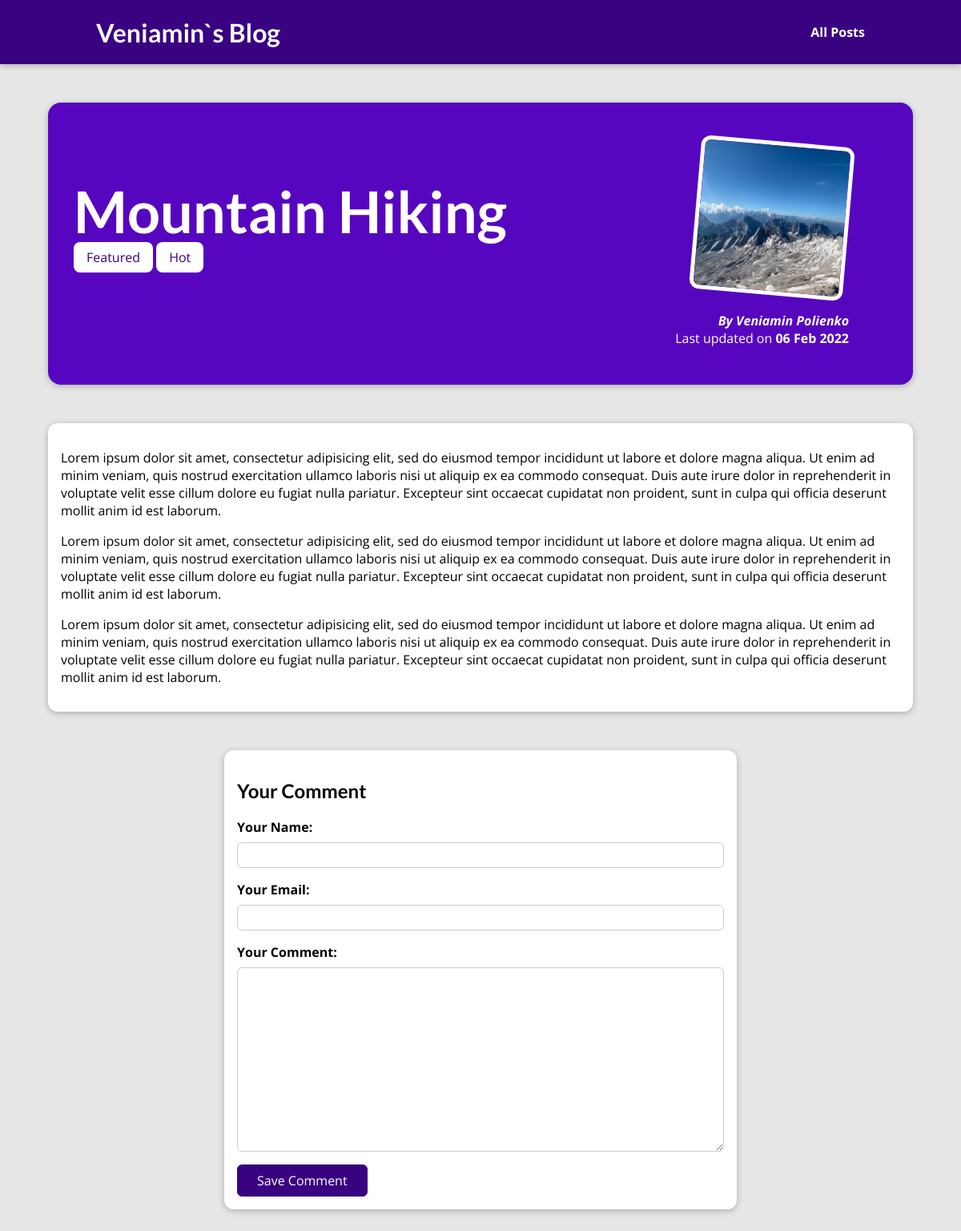
The page /posts/hike-in-the-mountains on the database its author committed.
### blog/models.py (models this page shows, shortened)
class Post(models.Model):
    title = models.CharField(max_length = 150)
    excerpt = models.CharField(max_length = 200)
    image = models.ImageField(upload_to = 'posts', null = True)
    date = models.DateField(auto_now = True)
    slug = models.SlugField(unique = True, db_index = True)
    content = models.TextField() # validators = [MinValueValidator(10)]
    author = models.ForeignKey(Author, on_delete = models.SET_NULL, null = True, related_name = "posts")
    tags = models.ManyToManyField(Tag)

class Tag(models.Model):
    caption = models.CharField(max_length = 20)

class Author(models.Model):
    first_name = models.CharField(max_length = 100)
    last_name = models.CharField(max_length = 100)
    email_address = models.EmailField()
    def full_name(self):
        return f"{self.first_name} {self.last_name}"
    def __str__(self):
        return self.full_name()

### blog/views.py (the view)
# urls.py: path("posts/<slug:slug>", views.SinglePostView.as_view(), name = "post-detail-page")
class SinglePostView(View):
    template_name = "blog/post-detail.html"
    model = Post
    def get(self, request, slug):
        post = Post.objects.get(slug = slug)
        context = {
            "post": post,
            "post_tags": post.tags.all(),
            "comment_form": CommentForm()
        }
        return render(request, "blog/post-detail.html", context)
    def post(self, request, slug):
        comment_form = CommentForm(request.POST)
        post = Post.objects.get(slug = slug)
        if comment_form.is_valid():
            comment = comment_form.save(commit = False)
            comment.post = post
            comment.save()
            return HttpResponseRedirect(reverse("post-detail-page", args = [slug]))
        context = {
            "post": post,
            "post_tags": post.tags.all(),
            "comment_form": comment_form
        }
        return render(request, "blog/post-detail.html", context)

### blog/forms.py
class CommentForm(forms.ModelForm):
    class Meta:
        model = Comment
        exclude = ["post"]
        labels = {
            "user_name": "Your Name",
            "user_email": "Your Email",
            "text": "Your Comment"
        }

### blog/templates/blog/post-detail.html (shortened to what this page needs)
{% extends "base.html" %}
{% load static %}
{% block css_files %}
  <link rel="stylesheet" href="{% static 'blog/post-detail.css' %}">
{% endblock %}
{% block content %}
  <section id="summary">
    <h2>{{ post.title }}</h2>
    <div class="">
      {% for tag in post_tags %}
        <span class = "tag">{{ tag.caption }}</span>
      {% endfor %}
    </div>
    <article>
      <img src="{{ post.image.url }}" alt="{{ post.title }}">
      <address>By <a href="mailto:{{ post.author.email_address }}">{{ post.author }}</a></address>
      <div>
        Last updated on <time>{{ post.date|date:"d M Y" }}</time>
      </div>
    </article>
  </section>
  <main>
    {{ post.content|linebreaks }}
  </main>
  <section id="comment-form">
    <h2>Your Comment</h2>
    <form action="{% url 'post-detail-page' post.slug %}" method="post">
      {% for form_field in comment_form %}
        <div class="form-control">
          {{ form_field.label_tag }}
          {{ form_field }}
        </div>
      {% endfor %}
      <button>Save Comment</button>
    </form>
  </section>
{% endblock %}

### static/app.css (style rules this page uses)
* { box-sizing: border-box; }
html { font-family: 'Open Sans', 'Lato', sans-serif; }
body { margin: 0; }
h1, h2, h3 { font-family: 'Lato', sans-serif; font-weight: bold; }

### blog/static/blog/post-detail.css (style rules this page uses)
body { background-color: #e7e7e7; }
#summary { margin: 8rem auto 3rem auto; padding: 2rem; width: 90%; max-width: 90rem; border-radius: 16px; background-color: #5706c0; position: relative; box-shadow: 0 2px 8px rgba(0, 0, 0, 0.25); height: 22rem; }
#summary h2 { color: white; font-size: 4.5rem; margin-bottom: 0.25rem; }
#summary article { position: absolute; top: 2rem; right: 3rem; padding: 1rem 2rem; border-radius: 12px; text-align: right; color: white; }
#summary article img { width: 12rem; height: 12rem; border-radius: 12px; transform: rotateZ(5deg); border: 5px solid white; margin-bottom: 1rem; }
#summary address { font-weight: bold; }
#summary a { color: white; text-decoration: none; }
#summary time { font-weight: bold; }
main { width: 90%; max-width: 90rem; margin: 3rem auto; background-color: white; padding: 1rem; border-radius: 12px; box-shadow: 0 2px 8px rgba(0, 0, 0, 0.25); }
.tag { background-color: white; color: #390281; padding: 0.5rem 1rem; border-radius: 8px; }
#comment-form { margin: 3rem auto; width: 90%; max-width: 40rem; border-radius: 12px; background-color: white; box-shadow: 0 2px 8px rgba(0, 0, 0, 0.25); padding: 1rem; }
#comment-form button { font: inherit; background-color: #390281; color: white; border: 1px solid #390281; padding: 0.5rem 1.5rem; border-radius: 6px; cursor: pointer; }
.form-control { margin-bottom: 1rem; }
.form-control label { font-weight: bold; margin-bottom: 0.5rem; display: block; }
.form-control input, .form-control textarea { display: block; width: 100%; font: inherit; padding: 0.25rem; border-radius: 6px; border: 1px solid #ccc; }

### rows shown on the page
Post: title "Mountain Hiking", image (picture), author "Veniamin Polienko", date "06 Feb 2022", content "Lorem ipsum dolor sit amet, consectetur adipisicing elit, sed do eiusmod tempor incididunt ut labore et dolore magna aliqua. Ut enim ad minim veniam, quis nostrud exercitation ullamco laboris nisi ut aliquip ex ea commodo consequat. Duis aute irure dolor in reprehenderit in voluptate velit esse cillum dolore eu fugiat nulla pariatur. Excepteur sint occaecat cupidatat non proident, sunt in culpa qui officia deserunt mollit anim id est laborum. Lorem ipsum dolor sit amet, consectetur adipisicing elit, sed do eiusmod tempor incididunt ut labore et dolore magna aliqua. Ut enim ad minim veniam, quis nostrud exercitation ullamco laboris nisi ut aliquip ex ea commodo consequat. Duis aute irure…"
Tag: caption "Featured"
Tag: caption "Hot"
